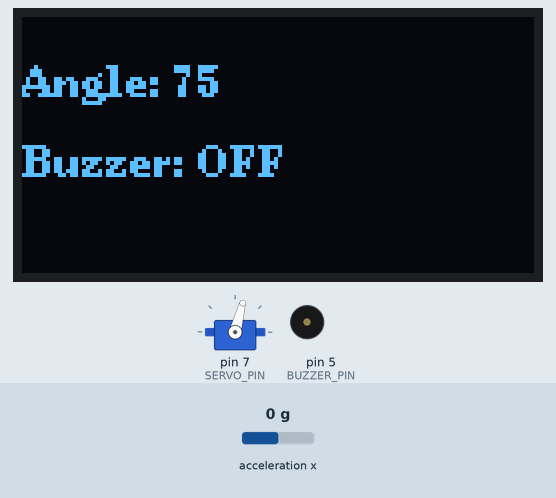
This sketch was run on a simulated Arduino Uno, built with avr-gcc and run on an emulated ATmega328P. Parts: servo, 128×64 one-colour display, buzzer (waves = sounding). The inputs (shaded band) are chosen by the test bench; at power-on: acceleration x 0 g. What the sketch prints to the serial monitor is not drawn.

Above: at 1.3 s.
1.4 s: acceleration x set to -1.4 g
At 2.7 s:
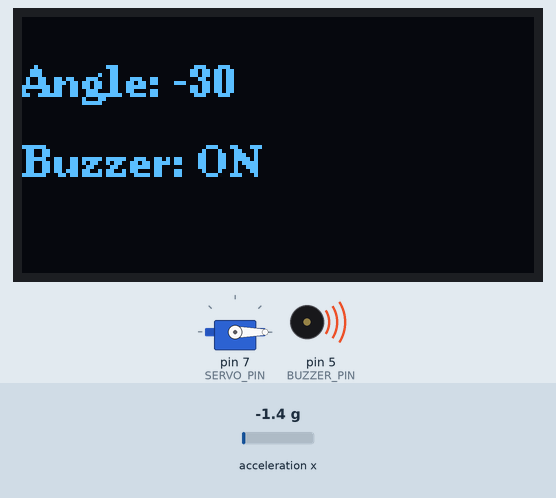
3.0 s: acceleration x set to 0.8 g
At 4.2 s:
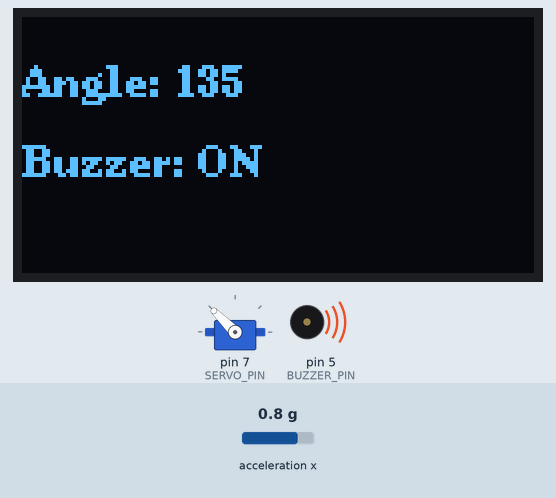
4.5 s: acceleration x set to 1.4 g
At 5.5 s:
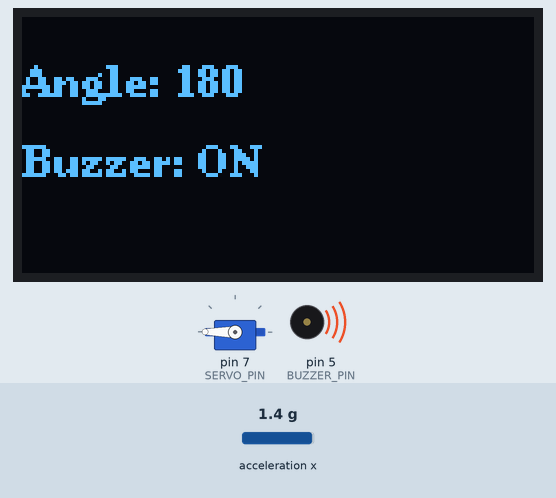
6.1 s: acceleration x set to 0 g
At 6.16 s:
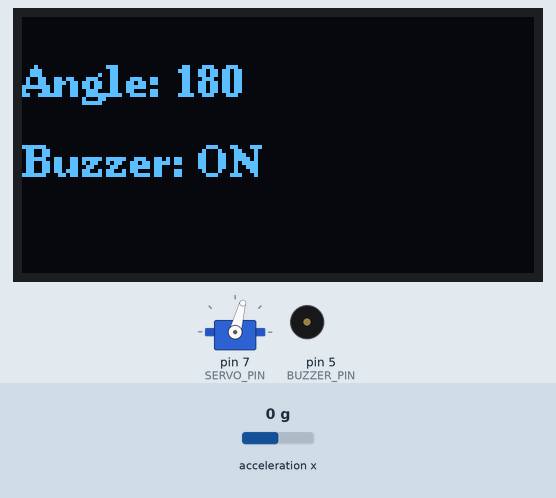
Timing chart, 0 to 8.7 s (numbered marks = the images above; inputs shaded):
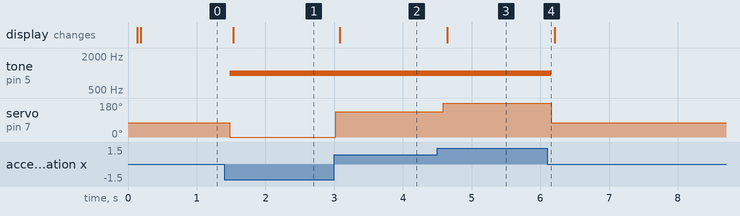

The sketch:

final_accelerometer_servo_buzzer_led_csv_arduino_0.ino
```cpp
#include <Servo.h>
#include "LIS3DHTR.h"
#include <Wire.h>
#include <U8g2lib.h>

// Create objects for the servo motor and accelerometer
Servo myservo;
LIS3DHTR<TwoWire> LIS;

// Create object for the OLED display
U8G2_SSD1306_128X64_NONAME_F_HW_I2C u8g2(U8G2_R0, /* clock=*/ SCL, /* data=*/ SDA, /* reset=*/ U8X8_PIN_NONE);  // High speed I2C

// Define the pins
#define SERVO_PIN 7
#define BUZZER_PIN 5
#define WIRE Wire

void setup() {
  // Initialize serial communication
  Serial.begin(115200);
  while (!Serial) {
  };

  // Initialize the accelerometer
  LIS.begin(WIRE, 0x19); // IIC init
  LIS.closeTemp();
  delay(100);
  LIS.setFullScaleRange(LIS3DHTR_RANGE_2G);
  LIS.setOutputDataRate(LIS3DHTR_DATARATE_50HZ);

  // Initialize the servo motor
  myservo.attach(SERVO_PIN);  // Attach the servo to the defined pin

  // Initialize the buzzer pin as output
  pinMode(BUZZER_PIN, OUTPUT); // Set buzzer pin as output

  // Initialize the OLED display
  u8g2.begin();
}

void loop() {
  // Read accelerometer data
  float x = LIS.getAccelerationX();

  // Map the X-axis acceleration to servo angle (0 to 150 degrees)
  int angle = map(x * 100, -100, 100, 0, 150);  // Assuming x ranges from -2g to 2g

  // Move the servo based on the mapped angle
  myservo.write(angle);

  // Determine the buzzer state
  bool buzzerState = (angle > 120 || angle < 30);
  if (buzzerState) {
    tone(BUZZER_PIN, 1000);  // Generate a 1000 Hz tone
  } else {
    noTone(BUZZER_PIN);  // Stop the tone
  }

  // Print the readings to the Serial Monitor in CSV format
  Serial.print(x);
  Serial.print(", ");
  Serial.print(angle);
  Serial.print(", ");
  Serial.println(buzzerState ? "ON" : "OFF");

  // Display the angle and buzzer state on the OLED
  u8g2.clearBuffer();                   // Clear the internal memory
  u8g2.setFont(u8g2_font_ncenB08_tr);   // Choose a suitable font
  u8g2.setCursor(0, 20);                // Set the cursor position for the angle
  u8g2.print("Angle: ");
  u8g2.print(angle);
  u8g2.setCursor(0, 40);                // Set the cursor position for the buzzer state
  u8g2.print("Buzzer: ");
  u8g2.print(buzzerState ? "ON" : "OFF");
  u8g2.sendBuffer();                    // Transfer internal memory to the display

  delay(50);  // Small delay for stability
}
```

Measured:
- after the input at 1.4 s, tone on pin 5 (BUZZER_PIN): silent → 1000 Hz after 0.08 s; servo on pin 7 (SERVO_PIN): 75° → 0° after 0.08 s; the display: changes after 0.13 s (image 1)
- after the input at 3.0 s, servo on pin 7 (SERVO_PIN): 0° → 135° at once; the display: changes after 0.08 s (image 2)
- after the input at 4.5 s, servo on pin 7 (SERVO_PIN): 135° → 180° after 0.09 s; the display: changes after 0.14 s (image 3)
- after the input at 6.1 s, tone on pin 5 (BUZZER_PIN): 1000 Hz → silent after 0.05 s; servo on pin 7 (SERVO_PIN): 180° → 75° after 0.05 s
